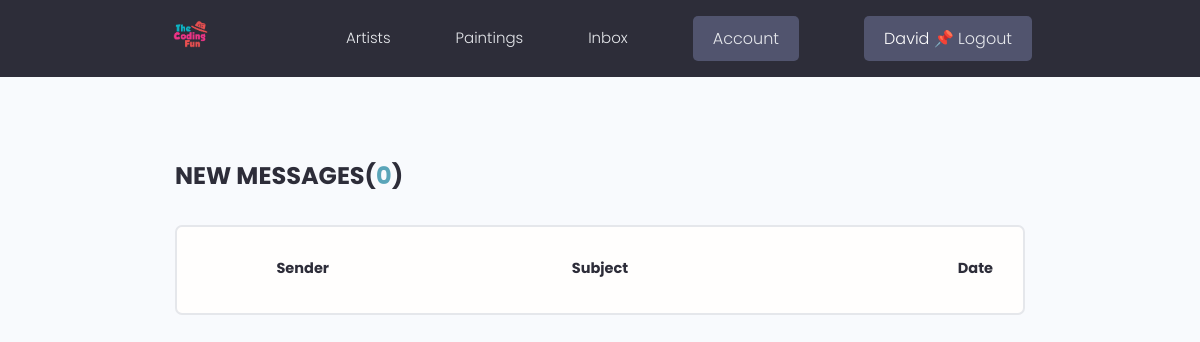
Before: /inbox/ (signed in) with the older database file.
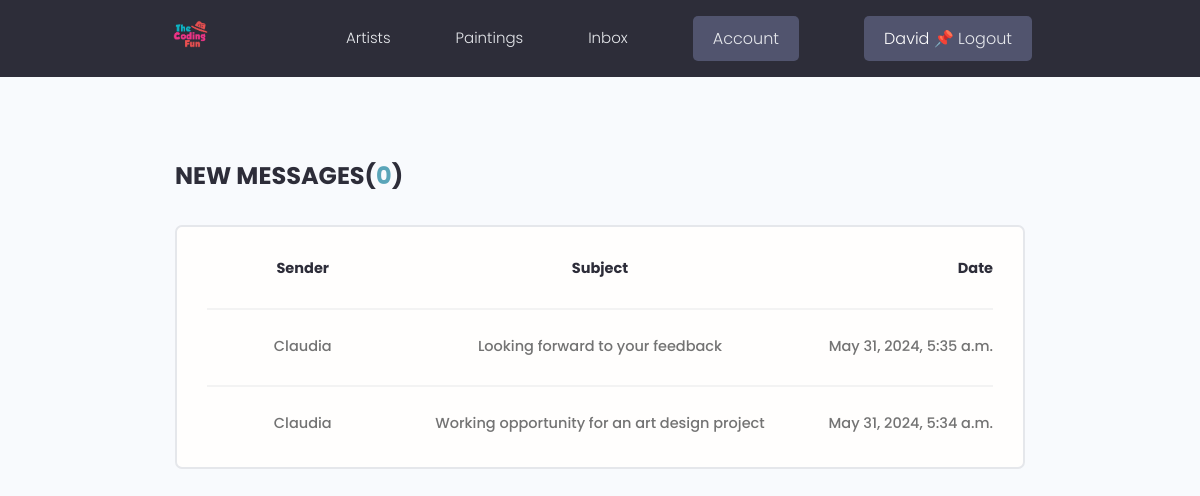
After: the same page with the newer database file.
### users/models.py (models this page shows, shortened)
class Message(models.Model):
    sender = models.ForeignKey(Profile, on_delete=models.SET_NULL, null=True, blank=True)
    recipient = models.ForeignKey(Profile, on_delete=models.SET_NULL, null=True, blank=True, related_name="messages")
    name = models.CharField(max_length=200, null=True, blank=True)
    email = models.EmailField(max_length=200, null=True, blank=True)
    subject = models.CharField(max_length=200, null=True, blank=True)
    body = models.TextField()
    is_read = models.BooleanField(default=False, null=True)
    created = models.DateTimeField(auto_now_add=True)
    id = models.UUIDField(default=uuid.uuid4, unique=True, primary_key=True, editable=False)
    class Meta:
        ordering = ['is_read', "-created"]

### users/views.py (the view)
# urls.py: path("inbox/", views.inbox, name="inbox"),
@login_required(login_url="login-user")
def inbox(request):
    profile = request.user.profile
    messageRequest = profile.messages.all()
    unreadCount = messageRequest.filter(is_read=False).count()
    context ={"messageRequest": messageRequest, "unreadCount": unreadCount}
    return render(request, "users/inbox.html", context)

### users/templates/users/inbox.html
{% extends 'main.html' %}
{% load static %}
{% block content %}
<main class="inbox my-xl">
    <div class="content-box">
        <h3 class="inbox__title">New Messages(<span>{{unreadCount}}</span>)</h3>
        <ul class="messages">
            <li class="message message--unread" style="align-items: center;">
                <a>
                    <span class="message__author">Sender</span>
                    <span class="message__subject">Subject</span>
                    <span class="message__date">Date</span>
                </a>
            </li>
            {% for message in messageRequest %}
            {% if message.is_read %}
            <li class="message">
                {% else %}
            <li class="message message--unread">
                {% endif %}
                <a href="{% url 'view-message' message.id %}">
                    <span class="message__author">{{message.name}}</span>
                    <span class="message__subject">{{message.subject}}</span>
                    <span class="message__date">{{message.created}}</span>
                </a>
            </li>
            {% endfor %}
        </ul>
    </div>
</main>
{% endblock %}

Changed rows visible on the page:
added Message: name "Claudia", subject "Looking forward to your feedback", created "May 31, 2024, 5:35 a.m."
added Message: name "Claudia", subject "Working opportunity for an art design project", created "May 31, 2024, 5:34 a.m."
